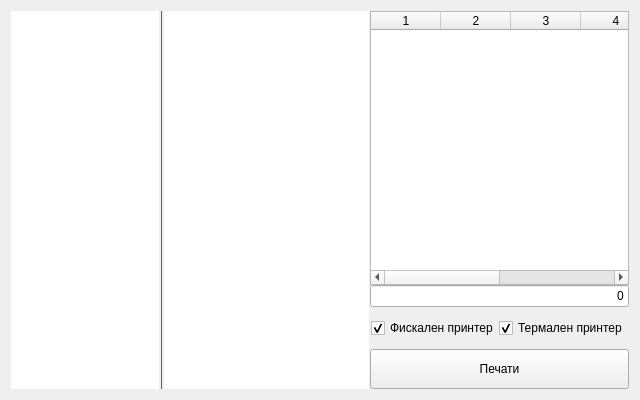
<?xml version="1.0" encoding="UTF-8"?>
<ui version="4.0">
 <class>PrintWindow</class>
 <widget class="QWidget" name="PrintWindow">
  <property name="geometry">
   <rect>
    <x>0</x>
    <y>0</y>
    <width>640</width>
    <height>400</height>
   </rect>
  </property>
  <property name="sizePolicy">
   <sizepolicy hsizetype="Expanding" vsizetype="Expanding">
    <horstretch>0</horstretch>
    <verstretch>0</verstretch>
   </sizepolicy>
  </property>
  <property name="windowTitle">
   <string>Form</string>
  </property>
  <layout class="QHBoxLayout" name="horizontalLayout_3">
   <property name="spacing">
    <number>1</number>
   </property>
   <item>
    <widget class="QListWidget" name="listWidgetGroups">
     <property name="sizePolicy">
      <sizepolicy hsizetype="Preferred" vsizetype="Preferred">
       <horstretch>0</horstretch>
       <verstretch>0</verstretch>
      </sizepolicy>
     </property>
     <property name="maximumSize">
      <size>
       <width>200</width>
       <height>16777215</height>
      </size>
     </property>
     <property name="font">
      <font>
       <pointsize>12</pointsize>
      </font>
     </property>
     <property name="frameShape">
      <enum>QFrame::NoFrame</enum>
     </property>
     <property name="frameShadow">
      <enum>QFrame::Plain</enum>
     </property>
     <property name="lineWidth">
      <number>0</number>
     </property>
     <property name="spacing">
      <number>3</number>
     </property>
    </widget>
   </item>
   <item>
    <widget class="QFrame" name="frame">
     <property name="styleSheet">
      <string notr="true">color: rgb(100, 100, 100);</string>
     </property>
     <property name="frameShape">
      <enum>QFrame::VLine</enum>
     </property>
     <property name="frameShadow">
      <enum>QFrame::Plain</enum>
     </property>
     <property name="lineWidth">
      <number>1</number>
     </property>
    </widget>
   </item>
   <item>
    <widget class="QListWidget" name="listWidgetProducts">
     <property name="frameShape">
      <enum>QFrame::NoFrame</enum>
     </property>
     <property name="frameShadow">
      <enum>QFrame::Plain</enum>
     </property>
     <property name="iconSize">
      <size>
       <width>128</width>
       <height>128</height>
      </size>
     </property>
     <property name="movement">
      <enum>QListView::Static</enum>
     </property>
     <property name="spacing">
      <number>5</number>
     </property>
     <property name="viewMode">
      <enum>QListView::IconMode</enum>
     </property>
     <property name="uniformItemSizes">
      <bool>true</bool>
     </property>
     <property name="wordWrap">
      <bool>true</bool>
     </property>
    </widget>
   </item>
   <item>
    <widget class="QWidget" name="widget" native="true">
     <property name="maximumSize">
      <size>
       <width>333</width>
       <height>16777215</height>
      </size>
     </property>
     <layout class="QVBoxLayout" name="verticalLayout_2" stretch="0,0,0,0,0,0">
      <property name="spacing">
       <number>0</number>
      </property>
      <property name="leftMargin">
       <number>0</number>
      </property>
      <property name="topMargin">
       <number>0</number>
      </property>
      <property name="rightMargin">
       <number>0</number>
      </property>
      <property name="bottomMargin">
       <number>0</number>
      </property>
      <item>
       <widget class="QTableWidget" name="tablePrint">
        <property name="editTriggers">
         <set>QAbstractItemView::NoEditTriggers</set>
        </property>
        <property name="selectionMode">
         <enum>QAbstractItemView::SingleSelection</enum>
        </property>
        <property name="selectionBehavior">
         <enum>QAbstractItemView::SelectRows</enum>
        </property>
        <property name="columnCount">
         <number>6</number>
        </property>
        <attribute name="horizontalHeaderDefaultSectionSize">
         <number>70</number>
        </attribute>
        <attribute name="horizontalHeaderMinimumSectionSize">
         <number>10</number>
        </attribute>
        <attribute name="horizontalHeaderStretchLastSection">
         <bool>true</bool>
        </attribute>
        <column/>
        <column/>
        <column/>
        <column/>
        <column/>
        <column/>
       </widget>
      </item>
      <item>
       <widget class="QLineEdit" name="lineEditSum">
        <property name="enabled">
         <bool>true</bool>
        </property>
        <property name="text">
         <string>0</string>
        </property>
        <property name="alignment">
         <set>Qt::AlignRight|Qt::AlignTrailing|Qt::AlignVCenter</set>
        </property>
        <property name="readOnly">
         <bool>true</bool>
        </property>
       </widget>
      </item>
      <item>
       <spacer name="verticalSpacer">
        <property name="orientation">
         <enum>Qt::Vertical</enum>
        </property>
        <property name="sizeType">
         <enum>QSizePolicy::Fixed</enum>
        </property>
        <property name="sizeHint" stdset="0">
         <size>
          <width>20</width>
          <height>10</height>
         </size>
        </property>
       </spacer>
      </item>
      <item>
       <layout class="QHBoxLayout" name="horizontalLayout">
        <property name="leftMargin">
         <number>1</number>
        </property>
        <property name="topMargin">
         <number>1</number>
        </property>
        <property name="rightMargin">
         <number>1</number>
        </property>
        <property name="bottomMargin">
         <number>1</number>
        </property>
        <item>
         <widget class="QCheckBox" name="checkBoxFiscal">
          <property name="text">
           <string>Фискален принтер</string>
          </property>
          <property name="checked">
           <bool>true</bool>
          </property>
         </widget>
        </item>
        <item>
         <widget class="QCheckBox" name="checkBoxTermal">
          <property name="text">
           <string>Термален принтер</string>
          </property>
          <property name="checked">
           <bool>true</bool>
          </property>
         </widget>
        </item>
       </layout>
      </item>
      <item>
       <spacer name="verticalSpacer_2">
        <property name="orientation">
         <enum>Qt::Vertical</enum>
        </property>
        <property name="sizeType">
         <enum>QSizePolicy::Fixed</enum>
        </property>
        <property name="sizeHint" stdset="0">
         <size>
          <width>20</width>
          <height>10</height>
         </size>
        </property>
       </spacer>
      </item>
      <item>
       <widget class="QPushButton" name="buttonPrint">
        <property name="sizePolicy">
         <sizepolicy hsizetype="Minimum" vsizetype="Fixed">
          <horstretch>0</horstretch>
          <verstretch>0</verstretch>
         </sizepolicy>
        </property>
        <property name="minimumSize">
         <size>
          <width>0</width>
          <height>40</height>
         </size>
        </property>
        <property name="autoFillBackground">
         <bool>false</bool>
        </property>
        <property name="text">
         <string>Печати</string>
        </property>
        <property name="autoDefault">
         <bool>false</bool>
        </property>
        <property name="flat">
         <bool>false</bool>
        </property>
       </widget>
      </item>
     </layout>
    </widget>
   </item>
  </layout>
 </widget>
 <tabstops>
  <tabstop>listWidgetGroups</tabstop>
  <tabstop>listWidgetProducts</tabstop>
  <tabstop>tablePrint</tabstop>
  <tabstop>lineEditSum</tabstop>
  <tabstop>checkBoxFiscal</tabstop>
  <tabstop>checkBoxTermal</tabstop>
  <tabstop>buttonPrint</tabstop>
 </tabstops>
 <resources/>
 <connections/>
</ui>
